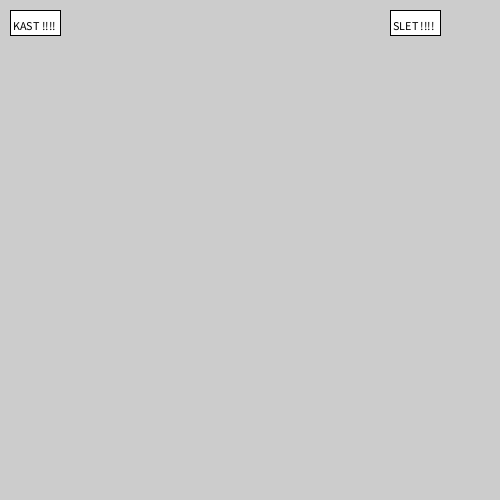
Frame 1 (no input)
Frame 60 (the mouse pressed at the canvas centre just before this capture): identical to frame 1, image omitted
Frame 120 (the mouse held since frame 60 and released just before this capture): identical to frame 1, image omitted

The Processing sketch that drew this single still picture (run headless with seeded random() and noise(); from frame 60 on, the mouse is pressed at the canvas centre):

// Processing sketch: TerningeSimulator
// ── TerningeSimulator.pde
int      rollCounter   = 0;
int[]    rolls         = new int [100];

void setup() {
  size(500, 500);
}

void draw() {
  clear();

  displayButton("KAST !!!!", 10, 10);

  displayButton("SLET !!!!", 390, 10);

  displayHistogram(rolls);

  if (newRollPressed(mouseX, mouseY) && rollCounter < 99) {
    rollCounter++;
    rolls[rollCounter] = diceRoll();
  }

  if (deleteRollPressed(mouseX, mouseY) && rollCounter > 0) {
    rolls [rollCounter] = 0;
    rollCounter--;
  }
  println();
}

// ── Funktioner.pde
void displayButton(String a, int x, int y) {
  fill(255);
  rect(x, y, 50, 25);
  fill(0);
  text(a, x+3, y+20);
}

void displayHistogram(int[] a) {
for(int i = 0; i < 100; i++){
  if(rolls[i] == 1){
    fill(255);
    rect(100,100,100,100);
  }
  
}



}

boolean newRollPressed(int x, int y) {
  if (mousePressed && 10 < x && x < 60 && 10 < y && y < 35) {
    return true;
  } else {
    return false;
  }
}

boolean deleteRollPressed(int x, int y) {
  if (mousePressed == true && 390 < x && x < 440 && 10 < y && y < 35) {
    return true;
  } else {
    return false;
  }
}

int diceRoll() {
  return int(random(1, 6));
}
